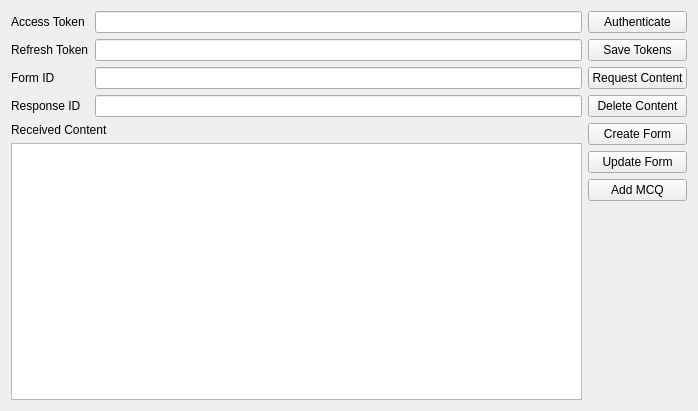
<?xml version="1.0" encoding="UTF-8"?>
<ui version="4.0">
 <class>ez4ms</class>
 <widget class="QWidget" name="ez4ms">
  <property name="geometry">
   <rect>
    <x>0</x>
    <y>0</y>
    <width>698</width>
    <height>411</height>
   </rect>
  </property>
  <property name="windowTitle">
   <string>ez4ms</string>
  </property>
  <layout class="QGridLayout" name="gridLayout">
   <item row="0" column="0">
    <layout class="QFormLayout" name="tokensFormLayout">
     <item row="0" column="0">
      <widget class="QLabel" name="accessTokenLabel">
       <property name="text">
        <string>Access Token</string>
       </property>
      </widget>
     </item>
     <item row="0" column="1">
      <widget class="QLineEdit" name="accessTokenLineEdit">
       <property name="readOnly">
        <bool>true</bool>
       </property>
      </widget>
     </item>
     <item row="1" column="0">
      <widget class="QLabel" name="refreshTokenLabel">
       <property name="text">
        <string>Refresh Token</string>
       </property>
      </widget>
     </item>
     <item row="1" column="1">
      <widget class="QLineEdit" name="refreshTokenLineEdit">
       <property name="readOnly">
        <bool>true</bool>
       </property>
      </widget>
     </item>
     <item row="2" column="0">
      <widget class="QLabel" name="formIdLabel">
       <property name="text">
        <string>Form ID</string>
       </property>
      </widget>
     </item>
     <item row="2" column="1">
      <widget class="QLineEdit" name="formIdLineEdit"/>
     </item>
     <item row="3" column="0">
      <widget class="QLabel" name="responseIdLabel">
       <property name="text">
        <string>Response ID</string>
       </property>
      </widget>
     </item>
     <item row="3" column="1">
      <widget class="QLineEdit" name="responseIdLineEdit"/>
     </item>
    </layout>
   </item>
   <item row="1" column="0">
    <layout class="QVBoxLayout" name="verticalLayout_2">
     <item>
      <widget class="QLabel" name="receivedContentLabel">
       <property name="text">
        <string>Received Content</string>
       </property>
      </widget>
     </item>
     <item>
      <widget class="QTextEdit" name="receivedContentTextEdit">
       <property name="readOnly">
        <bool>true</bool>
       </property>
      </widget>
     </item>
    </layout>
   </item>
   <item row="0" column="1" rowspan="2">
    <layout class="QVBoxLayout" name="verticalLayout">
     <item>
      <widget class="QPushButton" name="authenticateBtn">
       <property name="text">
        <string>Authenticate</string>
       </property>
      </widget>
     </item>
     <item>
      <widget class="QPushButton" name="saveTokensBtn">
       <property name="text">
        <string>Save Tokens</string>
       </property>
      </widget>
     </item>
     <item>
      <widget class="QPushButton" name="requestContentBtn">
       <property name="text">
        <string>Request Content</string>
       </property>
      </widget>
     </item>
     <item>
      <widget class="QPushButton" name="deleteContentBtn">
       <property name="text">
        <string>Delete Content</string>
       </property>
      </widget>
     </item>
     <item>
      <widget class="QPushButton" name="createFormBtn">
       <property name="text">
        <string>Create Form</string>
       </property>
      </widget>
     </item>
     <item>
      <widget class="QPushButton" name="updateFormBtn">
       <property name="text">
        <string>Update Form</string>
       </property>
      </widget>
     </item>
     <item>
      <widget class="QPushButton" name="addMCQBtn">
       <property name="text">
        <string>Add MCQ</string>
       </property>
      </widget>
     </item>
     <item>
      <spacer name="verticalSpacer">
       <property name="orientation">
        <enum>Qt::Orientation::Vertical</enum>
       </property>
       <property name="sizeHint" stdset="0">
        <size>
         <width>20</width>
         <height>40</height>
        </size>
       </property>
      </spacer>
     </item>
    </layout>
   </item>
  </layout>
 </widget>
 <layoutdefault spacing="6" margin="11"/>
 <resources/>
 <connections/>
</ui>
